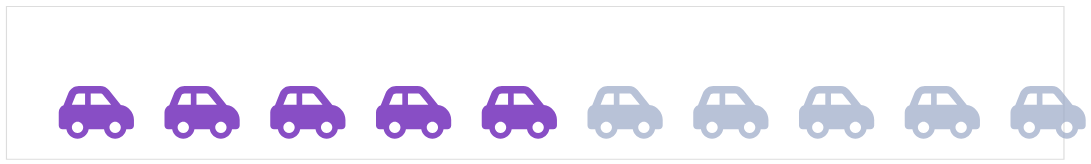

This figure's notebook cell:
### Code cell
data = pd.DataFrame([dict(id=i) for i in range(1, 11)])

data['color'] = ['kill/injured' if i < 6 else 'non' for i in range(1, 11)]

data['year'] = ['2018'] * 10

alt.Chart(data).transform_calculate(
    row="ceil(datum.id/10)"
).transform_calculate(
    col="datum.id - datum.row*10"
).mark_point(
    filled=True,
    size=0.04
).encode(
    alt.X("col:O", axis=None),
    alt.Y("row:O", axis=None),
    alt.ShapeValue(car),
    color=alt.Color('color:N',
                    scale=alt.Scale(domain=['kill/injured', 'non'],range=['#5603ad', '#9BA8C7']),
                    legend=None)
).properties(
    width=900,
    height=130
)

### Figure 1 — Vega specification as saved in the notebook (floating-point values rounded to 4 significant figures)
{"$schema": "https://vega.github.io/schema/vega/v5.json", "data": [{"name": "source_0", "values": [{"col": -9.0, "color": "kill/injured", "row": 1.0}, {"col": -8.0, "color": "kill/injured", "row": 1.0}, {"col": -7.0, "color": "kill/injured", "row": 1.0}, {"col": -6.0, "color": "kill/injured", "row": 1.0}, {"col": -5.0, "color": "kill/injured", "row": 1.0}, {"col": -4.0, "color": "non", "row": 1.0}, {"col": -3.0, "color": "non", "row": 1.0}, {"col": -2.0, "color": "non", "row": 1.0}, {"col": -1.0, "color": "non", "row": 1.0}, {"col": 0.0, "color": "non", "row": 1.0}]}, {"name": "source_0_x_domain_col", "values": [{"col": -9.0}, {"col": -8.0}, {"col": -7.0}, {"col": -6.0}, {"col": -5.0}, {"col": -4.0}, {"col": -3.0}, {"col": -2.0}, {"col": -1.0}, {"col": 0.0}]}, {"name": "source_0_y_domain_row", "values": [{"row": 1.0}]}], "marks": [{"type": "symbol", "name": "marks", "from": {"data": "source_0"}, "encode": {"update": {"fill": {"field": "color", "scale": "color"}, "shape": {"value": "M640 320V368C640 385.7 625.7 400 608 400H574.7C567.1 445.4 527.6 480 480 480C432.4 480 392.9 445.4 385.3 400H254.7C247.1 445.4 207.6 480 160 480C112.4 480 72.94 445.4 65.33 400H32C14.33 400 0 385.7 0 368V256C0 228.9 16.81 205.8 40.56 196.4L82.2 92.35C96.78 55.9 132.1 32 171.3 32H353.2C382.4 32 409.1 45.26 428.2 68.03L528.2 193C591.2 200.1 640 254.8 640 319.1V320zM171.3 96C158.2 96 146.5 103.1 141.6 116.1L111.3 192H224V96H171.3zM272 192H445.4L378.2 108C372.2 100.4 362.1 96 353.2 96H272V192zM525.3 400C527 394.1 528 389.6 528 384C528 357.5 506.5 336 480 336C453.5 336 432 357.5 432 384C432 389.6 432.1 394.1 434.7 400C441.3 418.6 459.1 432 480 432C500.9 432 518.7 418.6 525.3 400zM205.3 400C207 394.1 208 389.6 208 384C208 357.5 186.5 336 160 336C133.5 336 112 357.5 112 384C112 389.6 112.1 394.1 114.7 400C121.3 418.6 139.1 432 160 432C180.9 432 198.7 418.6 205.3 400z"}, "y": {"field": "row", "scale": "y"}, "x": {"field": "col", "scale": "x"}, "opacity": {"value": 0.7}, "ariaRoleDescription": {"value": "point"}, "size": {"value": 0.04}, "description": {"signal": "\"col: \" + (isValid(datum[\"col\"]) ? datum[\"col\"] : \"\"+datum[\"col\"]) + \"; row: \" + (isValid(datum[\"row\"]) ? datum[\"row\"] : \"\"+datum[\"row\"]) + \"; color: \" + (isValid(datum[\"color\"]) ? datum[\"color\"] : \"\"+datum[\"color\"])"}}}, "style": ["point"]}], "scales": [{"name": "x", "type": "point", "domain": {"data": "source_0_x_domain_col", "field": "col", "sort": true}, "range": [0, {"signal": "width"}], "padding": 0.5}, {"name": "y", "type": "point", "domain": {"data": "source_0_y_domain_row", "field": "row", "sort": true}, "range": [0, {"signal": "height"}], "padding": 0.5}, {"name": "color", "type": "ordinal", "domain": ["kill/injured", "non"], "range": ["#5603ad", "#9BA8C7"]}], "style": "cell", "width": 900, "background": "white", "height": 130, "padding": 5}
